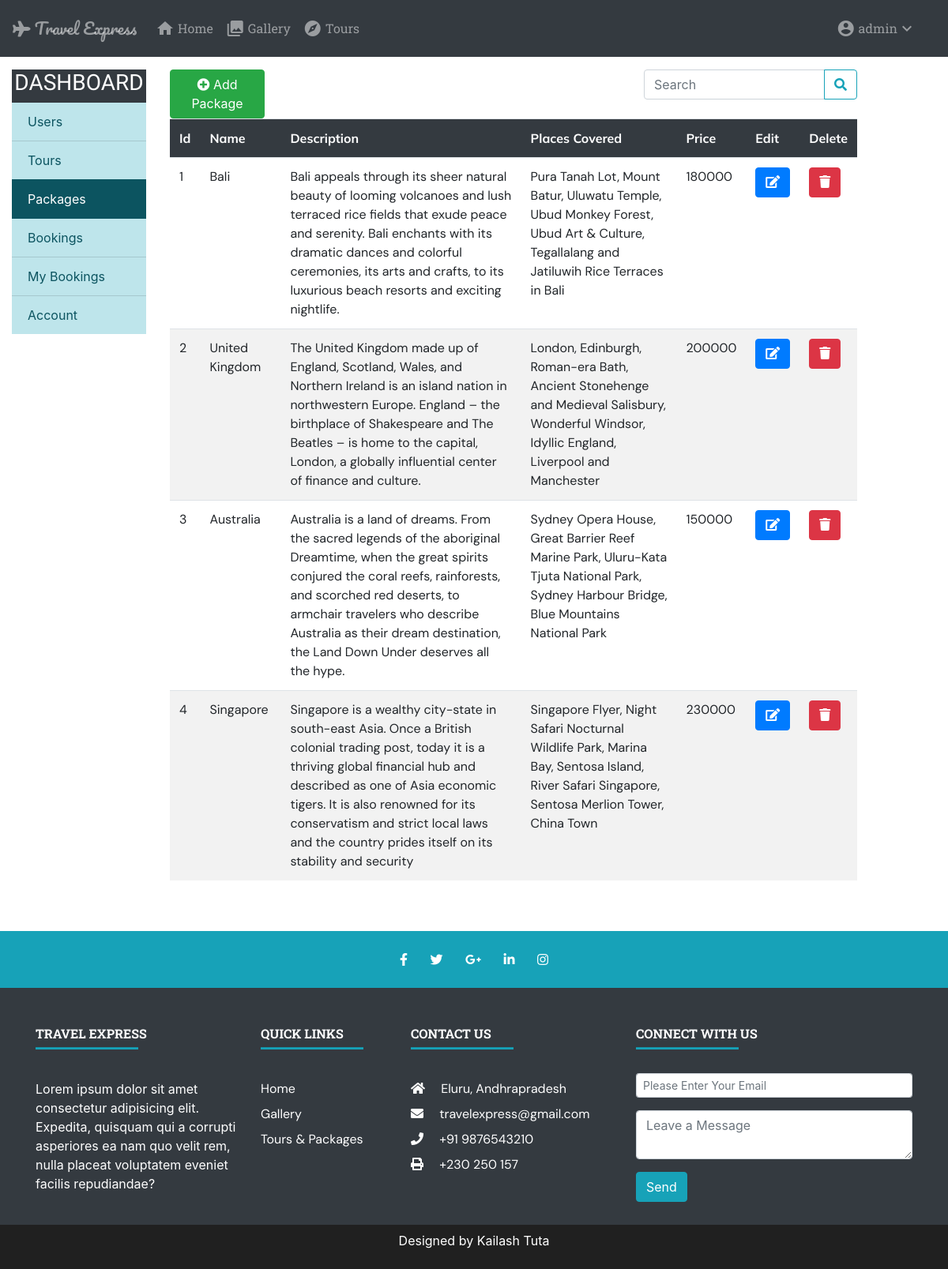
The page /adminPackages.php (signed in) on the database its author committed.
### tables this page shows
CREATE TABLE `packages` (
  `p_id` bigint(20) UNSIGNED NOT NULL,
  `name` varchar(255) NOT NULL,
  `description` longtext NOT NULL,
  `places_covered` longtext NOT NULL,
  `price` bigint(20) NOT NULL DEFAULT 0,
  `image` mediumtext DEFAULT NULL
);

### adminPackages.php (the view, shortened to what this page needs)
<!DOCTYPE html>
<html lang="en">
<head>
    <link rel="stylesheet" href="https://cdn.jsdelivr.net/npm/bootstrap@4.6.0/dist/css/bootstrap.min.css">
    <link rel="stylesheet" href="https://cdnjs.cloudflare.com/ajax/libs/font-awesome/5.15.2/css/all.min.css" />
    <link rel="stylesheet" href="./css/style.css">
    <link rel="stylesheet" href="https://cdnjs.cloudflare.com/ajax/libs/animate.css/4.1.1/animate.min.css" />
    <link rel="stylesheet" href="https://cdnjs.cloudflare.com/ajax/libs/magnific-popup.js/1.1.0/magnific-popup.min.css">
</head>
<body>
    <?php include "./partials/navbar.php" ?>
    <div class="container-fluid mt-3 mb-5">
        <div class="row">
            <div class="col-md-2">
                <div class="list-group list-group-flush bg-dark">
                    <h3 class="text-white text-center text-uppercase">Dashboard</h3>
                    <a href="adminDashboard.php" class="list-group-item list-group-item-action list-group-item-info">Users</a>
                    <a href="adminTours.php" class="list-group-item list-group-item-action list-group-item-info">Tours</a>
                    <a href="adminPackages.php" class="list-group-item list-group-item-action list-group-item-info active">Packages</a>
                    <a href="adminBooking.php" class="list-group-item list-group-item-action list-group-item-info">Bookings</a>
                    <a href="adminMyBooking.php" class="list-group-item list-group-item-action list-group-item-info">My Bookings</a>
                    <a href="adminProfile.php" class="list-group-item list-group-item-action list-group-item-info">Account</a>
                </div>
            </div>
            <div class="col-md-9">
                <div class="row">
                    <div class="col-md-2">
                        <?php include "./partials/addPackages.php" ?>
                    </div>
                    <div class="col-md-4 offset-md-6">
                        <form action="<?= $_SERVER['PHP_SELF'] ?>" method="post">
                            <div class="input-group mb-3">
                                <input type="search" class="form-control" name="search" placeholder="Search" autocomplete="off">
                                <div class="input-group-append">
                                    <button class="btn btn-outline-info" name="submit" type="submit"><i class="fas fa-search"></i></button>
                                </div>
                            </div>
                        </form>
                    </div>
                </div>
                <div class="row">
                    <div class="col-md-12">
                        <div class="table-responsive">
                            <table class="table table-striped">
                                <tr class="bg-dark text-white">
                                    <th scope="col">Id</th>
                                    <th scope="col">Name</th>
                                    <th scope="col">Description</th>
                                    <th scope="col">Places Covered</th>
                                    <th scope="col">Price</th>
                                    <th scope="col">Edit</th>
                                    <th scope="col">Delete</th>
                                </tr>
                                <?php
                                include "./DBConnect.php";
                                if (isset($_POST['submit'])) {
                                    $search =  $_POST['search'];
                                    $q = "SELECT * FROM packages WHERE name LIKE ('%$search%')";
                                    $res = $conn->query($q);
                                    while ($row = $res->fetch_assoc()) {
                                        echo '<tr>';
                                        echo '<td>';
                                        echo $row['p_id'];
                                        echo '</td>';
                                        echo '<td>';
                                        echo $row['name'];
                                        echo '</td>';
                                        echo '<td>';
                                        echo $row['description'];
                                        echo '</td>';
                                        echo '<td>';
                                        echo $row['places_covered'];
                                        echo '</td>';
                                        echo '<td>';
                                        echo $row['price'];
                                        echo '</td>';
                                        echo '<td>';
                                        include "./partials/editPackage.php";
                                        echo '</td>';
                                        echo '<td>';
                                ?>
                                        <a href="./partials/deletePackage.php?delete=<?php echo $row['p_id']; ?>" class="btn btn-danger">
                                            <i class="fas fa-trash"></i>
                                        </a>
                                    <?php
                                        echo '</td>';
                                        echo '</tr>';
                                    }
                                } else {
                                    $q = "SELECT * FROM packages";
                                    $res = $conn->query($q);
                                    while ($row = $res->fetch_assoc()) {
                                        echo '<tr>';
                                        echo '<td>';
                                        echo $row['p_id'];
                                        echo '</td>';
                                        echo '<td>';
                                        echo $row['name'];
                                        echo '</td>';
                                        echo '<td>';
                                        echo $row['description'];
                                        echo '</td>';
                                        echo '<td>';
                                        echo $row['places_covered'];
                                        echo '</td>';
                                        echo '<td>';
                                        echo $row['price'];
                                        echo '</td>';
                                        echo '<td>';
                                        include "./partials/editPackage.php";
                                        echo '</td>';
                                        echo '<td>';
                                    ?>
                                        <a href="./partials/deletePackage.php?delete=<?php echo $row['p_id']; ?>" class="btn btn-danger">
                                            <i class="fas fa-trash"></i>
                                        </a>
                                <?php
                                        echo '</td>';
                                        echo '</tr>';
                                    }
                                }
                                ?>
                            </table>
                        </div>
                    </div>
                </div>
            </div>
        </div>
    </div>
    <?php include "./partials/footer.php" ?>
</body>
</html>

### partials/editPackage.php (shortened to what this page needs)
<button type="button" class="btn btn-primary" data-myname="<?= $row['name']; ?>" data-mydescription="<?= $row['description']; ?>" data-myprice="<?= $row['price']; ?>"
data-myplacescovered="<?= $row['places_covered']; ?>" data-myid="<?= $row['p_id']; ?>" data-toggle="modal" data-target="#editPackages">
    <i class="fas fa-edit"></i>
</button>

### css/style.css (style rules this page uses)
* { box-sizing: border-box; margin: 0; padding: 0; scroll-behavior: smooth; }
body, html { height: 100%; width: 100%; }
a { text-decoration: none !important; }
th { font-family: 'Mulish', sans-serif; }
td { font-family: 'DM Sans', sans-serif; }
h1, h2, h3 { font-family: 'Patua One', cursive; }

### rows shown on the page
packages: p_id "1", name "Bali", description "Bali appeals through its sheer natural beauty of looming volcanoes and lush terraced rice fields that exude peace and serenity. Bali enchants with its dramatic dances and colorful ceremonies, its arts and crafts, to its luxurious beach resorts and exciting nightlife.", places_covered "Pura Tanah Lot, Mount Batur, Uluwatu Temple, Ubud Monkey Forest, Ubud Art & Culture, Tegallalang and Jatiluwih Rice Terraces in Bali", price "180000"
packages: p_id "2", name "United Kingdom", description "The United Kingdom made up of England, Scotland, Wales, and Northern Ireland is an island nation in northwestern Europe. England – the birthplace of Shakespeare and The Beatles – is home to the capital, London, a globally influential center of finance and culture.", places_covered "London, Edinburgh, Roman-era Bath, Ancient Stonehenge and Medieval Salisbury, Wonderful Windsor, Idyllic England, Liverpool and Manchester", price "200000"
packages: p_id "3", name "Australia", description "Australia is a land of dreams. From the sacred legends of the aboriginal Dreamtime, when the great spirits conjured the coral reefs, rainforests, and scorched red deserts, to armchair travelers who describe Australia as their dream destination, the Land Down Under deserves all the hype.", places_covered "Sydney Opera House, Great Barrier Reef Marine Park, Uluru-Kata Tjuta National Park, Sydney Harbour Bridge, Blue Mountains National Park", price "150000"
packages: p_id "4", name "Singapore", description "Singapore is a wealthy city-state in south-east Asia. Once a British colonial trading post, today it is a thriving global financial hub and described as one of Asia economic tigers. It is also renowned for its conservatism and strict local laws and the country prides itself on its stability and security", places_covered "Singapore Flyer, Night Safari Nocturnal Wildlife Park, Marina Bay, Sentosa Island, River Safari Singapore, Sentosa Merlion Tower, China Town", price "230000"

### other values the page prints
$_SESSION['name'] "admin"
